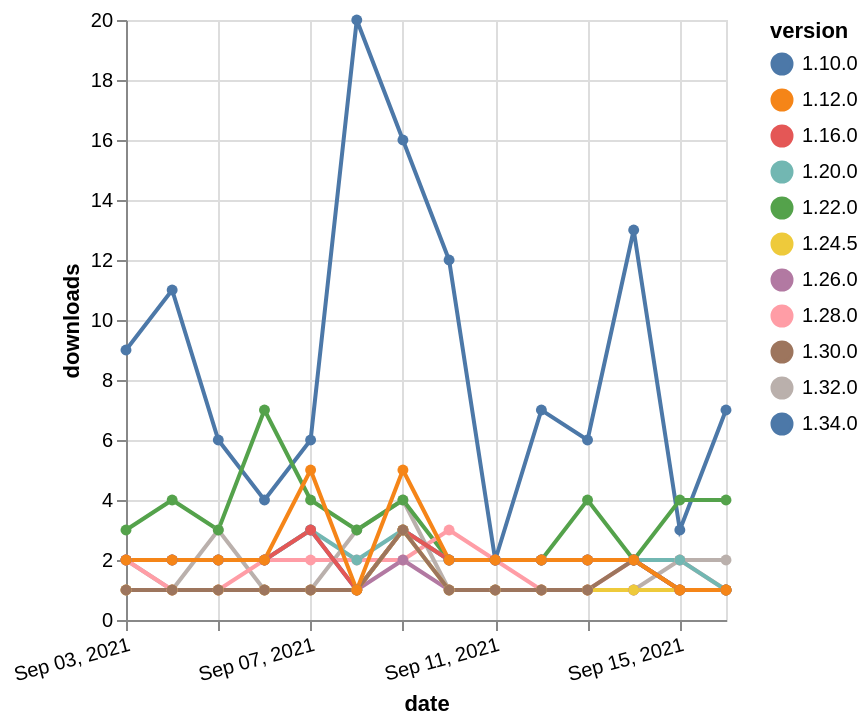

The Vega-Lite source for this figure:
### Vega-Lite specification from a JSON file in a GitHub repository (floating-point values rounded to 4 significant figures; data arrays with more than 128 entries replaced by an {"elided": "..."} marker saying what was removed)
{"$schema": "https://vega.github.io/schema/vega-lite/v5.json", "description": "A simple bar chart with embedded data.", "data": {"values": {"elided": "154 records"}}, "width": "container", "mark": {"type": "line", "point": {"filled": true}}, "encoding": {"x": {"field": "date", "type": "temporal", "timeUnit": "yearmonthdate", "title": "date", "axis": {"labelAngle": -15}}, "y": {"field": "delta", "type": "quantitative", "title": "downloads"}, "color": {"field": "version", "type": "nominal"}, "tooltip": {"field": "delta"}}}
